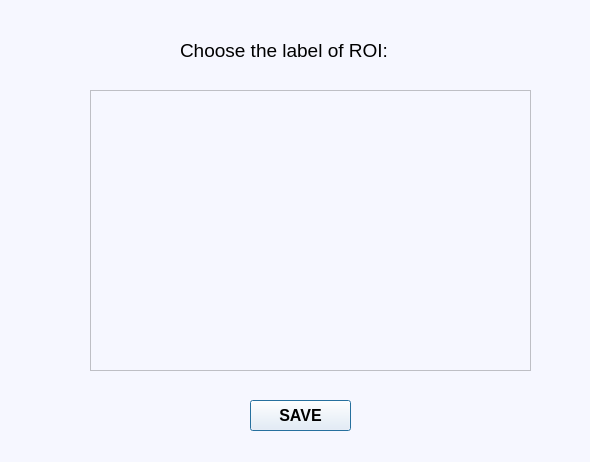
<?xml version="1.0" encoding="UTF-8"?>
<ui version="4.0">
 <class>SaveROI</class>
 <widget class="QDialog" name="SaveROI">
  <property name="geometry">
   <rect>
    <x>0</x>
    <y>0</y>
    <width>590</width>
    <height>462</height>
   </rect>
  </property>
  <property name="windowTitle">
   <string>Dialog</string>
  </property>
  <property name="styleSheet">
   <string notr="true">background-color: rgb(246, 247, 255);</string>
  </property>
  <widget class="QLabel" name="label">
   <property name="geometry">
    <rect>
     <x>180</x>
     <y>30</y>
     <width>271</width>
     <height>41</height>
    </rect>
   </property>
   <property name="font">
    <font>
     <family>Arial</family>
     <pointsize>14</pointsize>
    </font>
   </property>
   <property name="text">
    <string>Choose the label of ROI:</string>
   </property>
  </widget>
  <widget class="QPushButton" name="button_save_one_ROI">
   <property name="geometry">
    <rect>
     <x>250</x>
     <y>400</y>
     <width>101</width>
     <height>31</height>
    </rect>
   </property>
   <property name="font">
    <font>
     <family>Arial</family>
     <pointsize>12</pointsize>
     <weight>75</weight>
     <bold>true</bold>
    </font>
   </property>
   <property name="text">
    <string>SAVE</string>
   </property>
  </widget>
  <widget class="QScrollArea" name="scrollArea">
   <property name="geometry">
    <rect>
     <x>90</x>
     <y>90</y>
     <width>441</width>
     <height>281</height>
    </rect>
   </property>
   <property name="widgetResizable">
    <bool>true</bool>
   </property>
   <property name="alignment">
    <set>Qt::AlignCenter</set>
   </property>
   <widget class="QWidget" name="scrollAreaWidgetContents_2">
    <property name="geometry">
     <rect>
      <x>0</x>
      <y>0</y>
      <width>439</width>
      <height>279</height>
     </rect>
    </property>
   </widget>
  </widget>
 </widget>
 <resources/>
 <connections/>
</ui>
